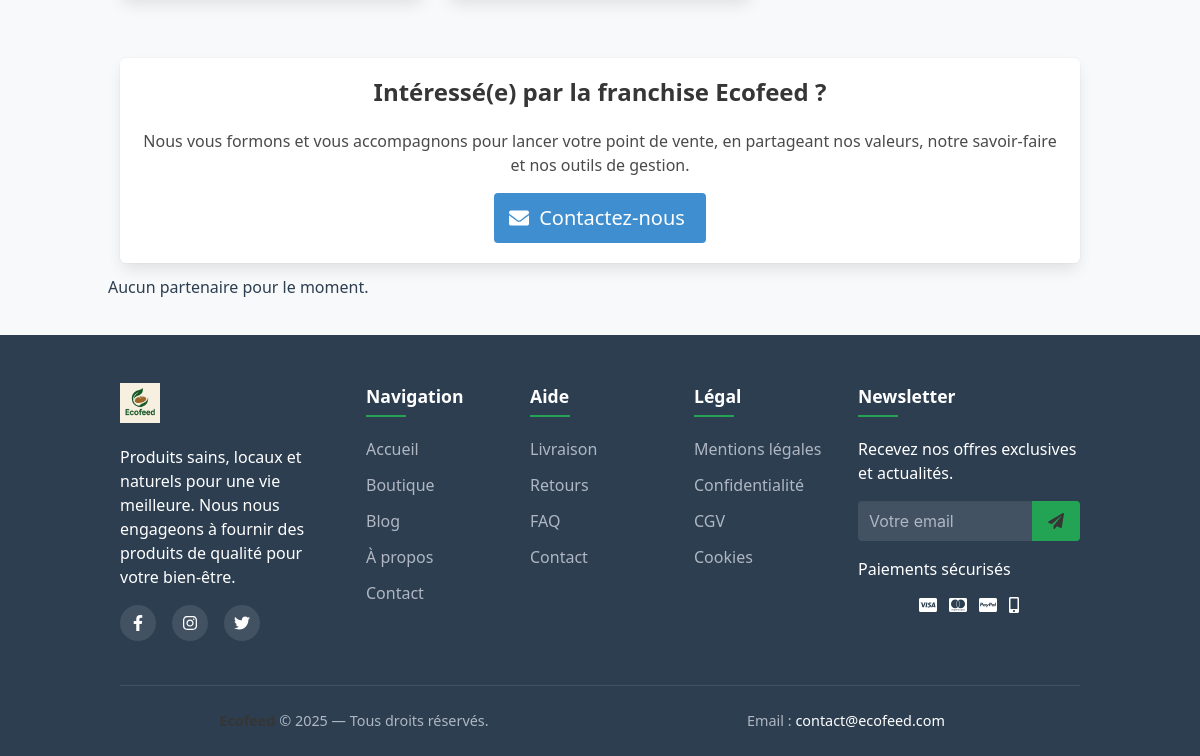
/partners/ (lower part), run on an earlier commit of the app's database.
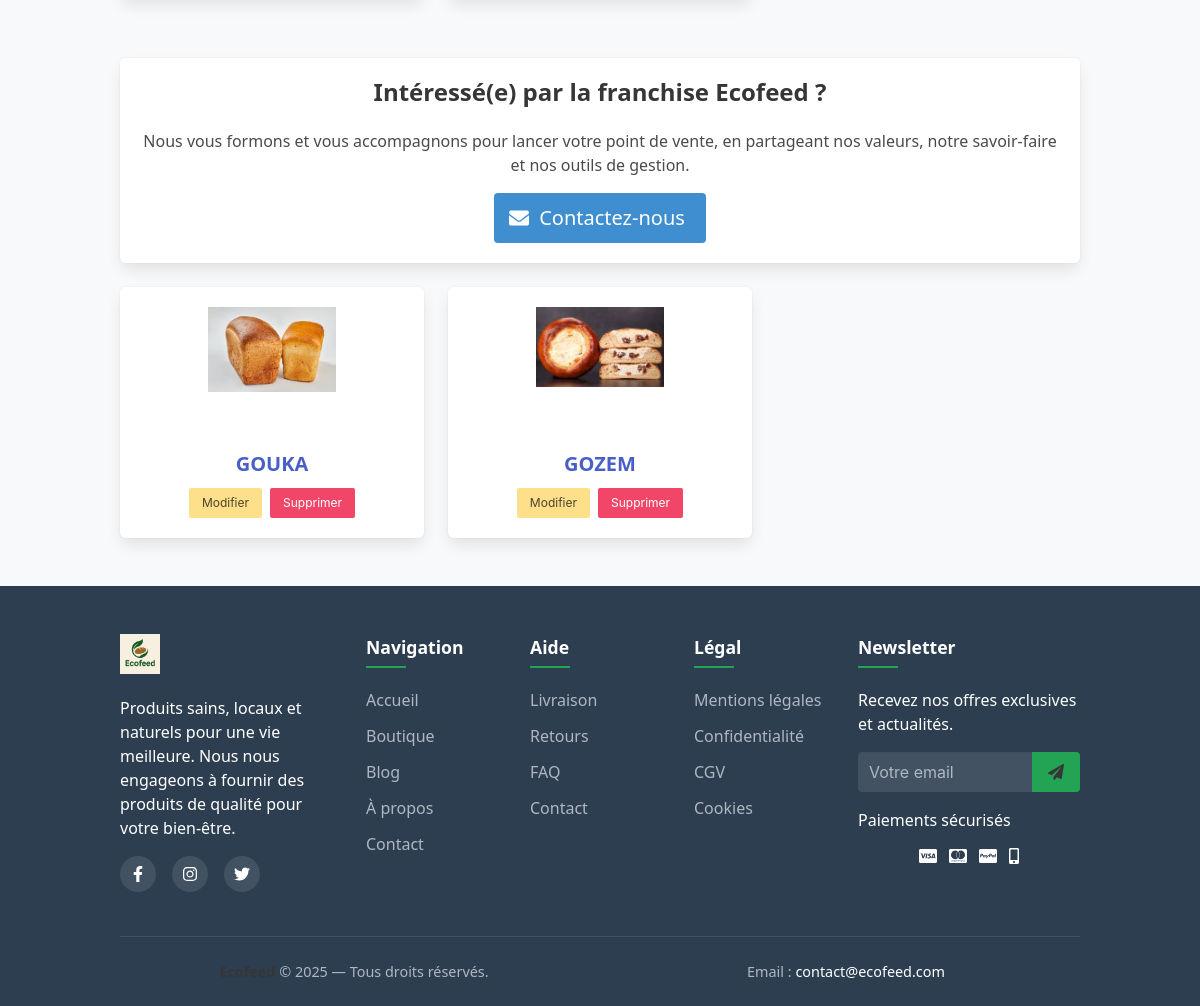
And on a later commit of the database.
### products/models.py (models this page shows, shortened)
class Partner(models.Model):
    added_by = models.ForeignKey(User, on_delete=models.CASCADE, related_name='partners')
    name = models.CharField(max_length=255)
    logo = models.ImageField(upload_to='partners/')
    website = models.URLField(blank=True, null=True)

### products/views.py (the view)
# urls.py: path('partners/',views.partners,name="partners"),
def partners(request):
    return render(request, "products/partners_1.html", {
        "partners": Partner.objects.all(),
    })

### products/templates/products/partners_1.html (shortened to what this page needs)
{% extends 'base.html' %}
{% block content %}
<div>
<section class="section">
  <div class="container">
    <div class="columns is-multiline">
      <div class="column is-one-third">
      </div>
      <div class="column is-one-third">
      </div>
      <div class="column is-one-third">
      </div>
    </div>
    <div class="box has-text-centered mt-6">
      <h3 class="title is-4">Intéressé(e) par la franchise Ecofeed ?</h3>
      <p class="mb-4">Nous vous formons et vous accompagnons pour lancer votre point de vente, en partageant nos valeurs, notre savoir-faire et nos outils de gestion.</p>
      <a href="mailto:contact@Ecofeed.com" class="button is-info is-medium">
        <span class="icon"><i class="fas fa-envelope"></i></span>
        <span>Contactez-nous</span>
      </a>
    </div>
    <div class="columns is-multiline">
      {% for partner in partners %}
      <div class="column is-4">
        <div class="box has-text-centered">
          {% if partner.logo %}
          <figure class="image is-128x128 is-inline-block mb-3">
            <img src="{{ partner.logo.url }}" alt="{{ partner.name }}">
          </figure>
          {% else %}
          <figure class="image is-128x128 is-inline-block mb-3">
            <img src="https://bulma.io/images/placeholders/128x128.png" alt="No logo">
          </figure>
          {% endif %}
          {% if partner.website %}
          <p class="title is-5 mb-1">
            <a href="{{ partner.website }}" target="_blank" rel="noopener noreferrer">{{ partner.name }}</a>
          </p>
          {% else %}
          <p class="title is-5 mb-1">{{ partner.name }}</p>
          {% endif %}
          <div class="buttons is-centered mt-3">
            <button
              class="button is-warning is-small js-modal-trigger-edit"
              data-target="editModal"
              data-id="{{ partner.id }}"
              data-name="{{ partner.name|escapejs }}"
              data-website="{{ partner.website|default_if_none:''|escapejs }}"
              data-logo="{% if partner.logo %}{{ partner.logo.url }}{% endif %}"
            >
              Modifier
            </button>
            <button
              class="button is-danger is-small js-modal-trigger-delete"
              data-target="deleteModal"
              data-id="{{ partner.id }}"
            >
              Supprimer
            </button>
          </div>
        </div>
      </div>
      {% empty %}
      <p class="has-text-centered">Aucun partenaire pour le moment.</p>
      {% endfor %}
    </div>
  </div>
</section>
</div>
{% endblock %}

What changed in the data, as far as the page shows it:
added Partner: logo (picture), name "GOUKA"
added Partner: logo (picture), name "GOZEM"
Also different on the page:
text no longer shown: "Aucun partenaire pour le moment."
